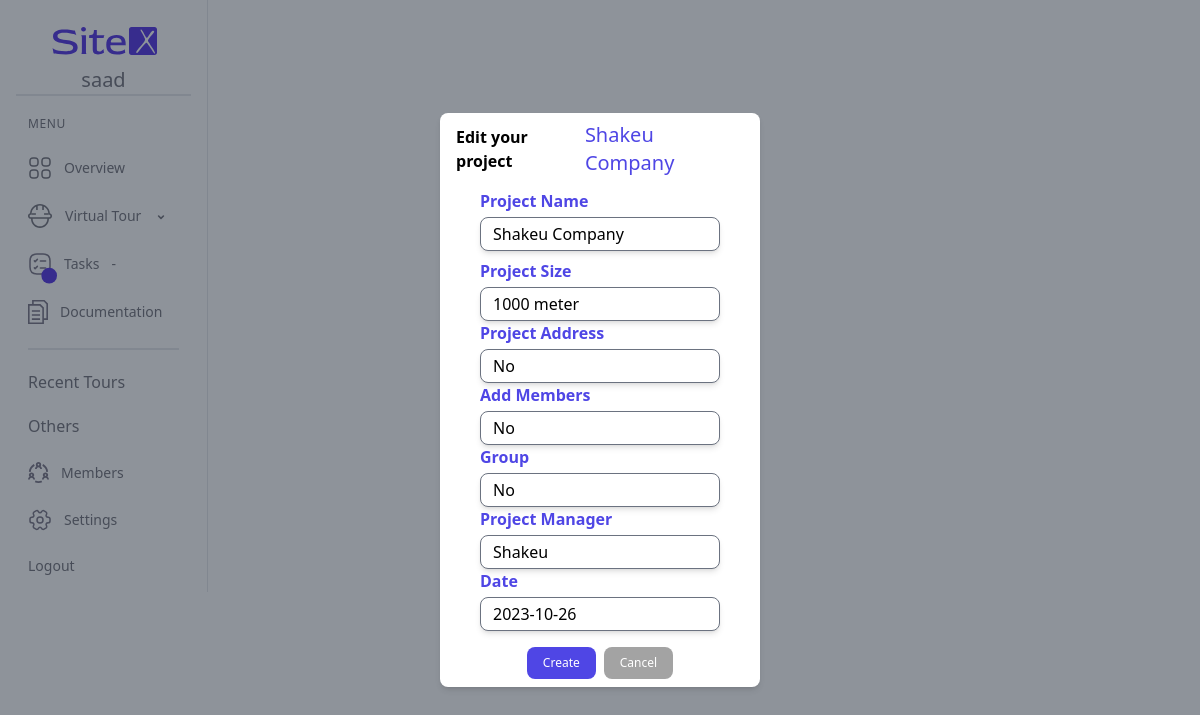
Page /projects/amazon-saad/edit/ (signed in) on the committed database.
### myapp/models.py (models this page shows, shortened)
class Project(models.Model):
    user = models.ForeignKey(User, on_delete=models.CASCADE)
    project_name = models.CharField(max_length=30)
    slug = models.SlugField(unique=True, max_length=100, blank=True, null=True)
    project_size = models.CharField(max_length=30)
    project_address= models.CharField(max_length=30)
    add_members = models.CharField(max_length=30)
    group = models.CharField(max_length=30)
    project_manager = models.CharField(max_length=30)
    date = models.DateField()
    created_at = models.DateTimeField(auto_now_add=True)

### myapp/views.py (the view)
# urls.py: path('projects/<slug:project_slug>/edit/', views.edit_project, name='edit_project'),
def edit_project(request, project_slug):
    project = get_object_or_404(Project, slug=project_slug, user=request.user)
    if request.method == 'POST':
        form = ProjectForm(request.POST, instance=project)
        if form.is_valid():
            form.save()
            return redirect('virtual')
    else:
        form = ProjectForm(instance=project)
    return render(request, 'edit_project.html', {'form': form, 'project': project})

### myapp/forms.py
class ProjectForm(forms.ModelForm):
    class Meta:
        model = Project
        fields = ['project_name','project_size', 'project_address', 'add_members', 'group', 'project_manager', 'date']
    date = forms.DateField(
        )

### templates/edit_project.html (shortened to what this page needs)
{% extends "base.html" %}
{% load static %}
{% block content %}
  <div class="fixed top-0 left-0 w-screen h-screen flex items-center justify-center z-50 bg-gray-800 bg-opacity-50">
    <div class="bg-white h-fit space-y-3 shadow-md w-80 px-4 py-2 rounded-lg ">
        <h3 class="text-base font-semibold flex justify-around  items-center">Edit your project <p class="text-xl text-indigo-600 font-normal">{{ project.project_name }}</p></h3>
        <form method="post" class="flex items-center flex-col">
            <div class="mb-2">
              <label for="project_name" class="text-indigo-600 font-semibold block mb-1">Project Name</label>
              <input type="text" id="project_name" name="project_name" class="w-60 shadow-md px-3 py-1 border rounded-lg" placeholder="Project Name" value="{{ project.project_name }}">
          </div>
            <div class="flex flex-col">
              <label for="project_size" class="text-indigo-600 font-semibold mb-1">Project Size</label>
              <input type="text" id="project_size" name="project_size" class="w-60 shadow-md px-3 py-1 border rounded-lg" placeholder="Project Size" value="{{ project.project_size }}">
          </div>
          <div class="flex flex-col">
              <label for="project_address" class="text-indigo-600 font-semibold mb-1">Project Address</label>
              <input type="text" id="project_address" name="project_address" class="w-60 shadow-md px-3 py-1 border rounded-lg" placeholder="Project Address" value="{{ project.project_address }}">
          </div>
          <div class="flex flex-col">
              <label for="add_members" class="text-indigo-600 font-semibold mb-1">Add Members</label>
              <input type="text" id="add_members" name="add_members" class="w-60 shadow-md px-3 py-1 border rounded-lg" placeholder="Add Members" value="{{ project.add_members }}">
          </div>
          <div class="flex flex-col">
              <label for="group" class="text-indigo-600 font-semibold mb-1">Group</label>
              <input type="text" id="group" name="group" class="w-60 shadow-md px-3 py-1 border rounded-lg" placeholder="Group" value="{{ project.group }}">
          </div>
          <div class="flex flex-col">
              <label for="project_manager" class="text-indigo-600 font-semibold mb-1">Project Manager</label>
              <input type="text" id="project_manager" name="project_manager" class="w-60 shadow-md px-3 py-1 border rounded-lg" placeholder="Project Manager" value="{{ project.project_manager }}">
          </div>
          <div class="flex flex-col">
              <label for="date" class="text-indigo-600 font-semibold mb-1">Date</label>
              <input type="text" id="date" name="date" class="w-60 shadow-md px-3 py-1 border rounded-lg" placeholder="yyyy-mm-dd" value="{{ project.created_at|date:'Y-m-d' }}">
            </div>
            <div class="flex justify-between text-xs mt-4">
                <button type="submit" class="bg-indigo-600 text-white py-2 px-4 rounded-lg hover:bg-indigo-700">Create</button>
                <a href="{% url 'virtual' %}"><button type="button" class="bg-neutral-400 text-white py-2 px-4 rounded-lg ml-2 hover:bg-indigo-700" onclick="closeModal()">Cancel</button></a>
            </div>
        </form>
    </div>
</div>
{% endblock %}

### templates/base.html (shortened to what this page needs)
{% load static %}
<!DOCTYPE html>
<html lang="en">
<head>
    <link rel="stylesheet" href="{% static 'style.css' %}">
    <link rel="stylesheet" href="https://cdn.jsdelivr.net/npm/flatpickr/dist/flatpickr.min.css">
    <script src="https://cdn.tailwindcss.com?plugins=forms,typography,aspect-ratio,line-clamp"></script>
        <script src="https://cdn.tailwindcss.com"></script>
</head>
<body>
    <div class="container">
        <div class="flex">
            <aside id="dashboard-sidebar" class="border-r  bg-white w-52 p-4 text-zinc-500 font-medium  text-sm">
                <div class="flex flex-col justify-center items-center border-b-2">
                    <div class="text-xl animate-pulse">{{ user.username }}</div>
                </div>
                <ul class="space-y-6 mx-3  mt-5">
                    <h2 class="text-zinc-500 text-xs tracking-wider font-normal">MENU</h2>
                    <li class="flex items-end justify-between space-x-3 group w-44">
                        <a href="{% url 'dashboard' %}" class="flex items-center space-x-3">
                            <svg class="  {% if request.path == '/dashboard/' %} fill-indigo-600 {% else %} fill-zinc-500 {% endif %}" width="24" height="24" viewbox="0 0 24 24" fill="none" xmlns="http://www.w3.org/2000/svg">
                                <path d="M7 10.75H5C2.58 10.75 1.25 9.42 1.25 7V5C1.25 2.58 2.58 1.25 5 1.25H7C9.42 1.25 10.75 2.58 10.75 5V7C10.75 9.42 9.42 10.75 7 10.75ZM5 2.75C3.42 2.75 2.75 3.42 2.75 5V7C2.75 8.58 3.42 9.25 5 9.25H7C8.58 9.25 9.25 8.58 9.25 7V5C9.25 3.42 8.58 2.75 7 2.75H5Z"/>
                                <path d="M19 10.75H17C14.58 10.75 13.25 9.42 13.25 7V5C13.25 2.58 14.58 1.25 17 1.25H19C21.42 1.25 22.75 2.58 22.75 5V7C22.75 9.42 21.42 10.75 19 10.75ZM17 2.75C15.42 2.75 14.75 3.42 14.75 5V7C14.75 8.58 15.42 9.25 17 9.25H19C20.58 9.25 21.25 8.58 21.25 7V5C21.25 3.42 20.58 2.75 19 2.75H17Z"/>
                                <path d="M19 22.75H17C14.58 22.75 13.25 21.42 13.25 19V17C13.25 14.58 14.58 13.25 17 13.25H19C21.42 13.25 22.75 14.58 22.75 17V19C22.75 21.42 21.42 22.75 19 22.75ZM17 14.75C15.42 14.75 14.75 15.42 14.75 17V19C14.75 20.58 15.42 21.25 17 21.25H19C20.58 21.25 21.25 20.58 21.25 19V17C21.25 15.42 20.58 14.75 19 14.75H17Z"/>
                                <path d="M7 22.75H5C2.58 22.75 1.25 21.42 1.25 19V17C1.25 14.58 2.58 13.25 5 13.25H7C9.42 13.25 10.75 14.58 10.75 17V19C10.75 21.42 9.42 22.75 7 22.75ZM5 14.75C3.42 14.75 2.75 15.42 2.75 17V19C2.75 20.58 3.42 21.25 5 21.25H7C8.58 21.25 9.25 20.58 9.25 19V17C9.25 15.42 8.58 14.75 7 14.75H5Z"/>
                            </svg>
                            <span class="{% if request.path == '/dashboard/' %}text-indigo-600{% else %}group-hover:text-indigo-600{% endif %}">Overview</span>
                        </a>
                    </li>
                    <li class="flex space-x-3 items-center group w-44" >
                        <a href="{% url 'virtual' %}" class="{% if request.path == '/virtual/' %}text-indigo-600{% else %} group-hover:text-indigo-600 {% endif %}">Virtual Tour</a>
                        <button id="virtual-tour-dropdown" > <svg xmlns="http://www.w3.org/2000/svg" class="w-4 h-5 " viewBox="0 0 20 20" fill="currentColor" aria-hidden="true">
                            <path fill-rule="evenodd" d="M6.293 9.293a1 1 0 011.414 0L10 11.586l2.293-2.293a1 1 0 111.414 1.414l-3 3a1 1 0 01-1.414 0l-3-3a1 1 0 010-1.414z" clip-rule="evenodd" />
                        </svg></button>
                    </li>
                    <li class="relative flex space-x-3 items-center w-44">
                        <svg class="absolute -left-2 top-2" width="25" height="25" viewBox="0 0 32 32" fill="none" xmlns="http://www.w3.org/2000/svg">
                            <rect x="12" y="10" width="20" height="20" rx="10" fill="#5030E5" />
                            <text x="22" y="22" fill="white" font-size="18" text-anchor="middle" dominant-baseline="middle">{{ task_count }}</text>
                        </svg>
                        <a href="{% url 'tasks' %}" class="{% if request.path == '/tasks/' %}text-indigo-600{% else %} group-hover:text-indigo-600 {% endif %}">Tasks</a>
                        <button id="tasks-dropdown">-</button>
                    </li>
                    <li class="flex space-x-3 items-center">
                        <a href="doc.html">Documentation</a>
                    </li>
                    <div class="border-b-2"></div>
                </ul>
                <ul class="space-y-4 mx-3 text-xs mt-5">
                    <h2 class="  text-zinc-500 text-base font-normal font-['Plus Jakarta Sans'] text-start mb-4">Recent Tours</h2>
                </ul>
                <ul class="space-y-6 mx-3  mt-5">
                    <h2 class="  text-zinc-500 text-base font-normal text-start mb-4">Others</h2>
                    <li class="flex space-x-3 items-center">
                        <a href="">Members</a>
                    </li>
                    <li class="flex space-x-3 items-center">
                        <a href="">Settings</a>
                    </li>
                    <li class="flex items-end ">                    <a href="{% url 'logout' %}">Logout</a>
                    </li>
                </ul>
            </aside>
            <main class="">
                {% block content %}
                {% endblock %}
            </main>
        </div>
        </div>
</body>
</html>

### rows in the picture
Project: project_name "Shakeu Company", project_size "1000 meter", project_address "No", add_members "No", group "No", project_manager "Shakeu", date "2023-10-26"

### other values in the picture
{{ user.username }} "saad"
